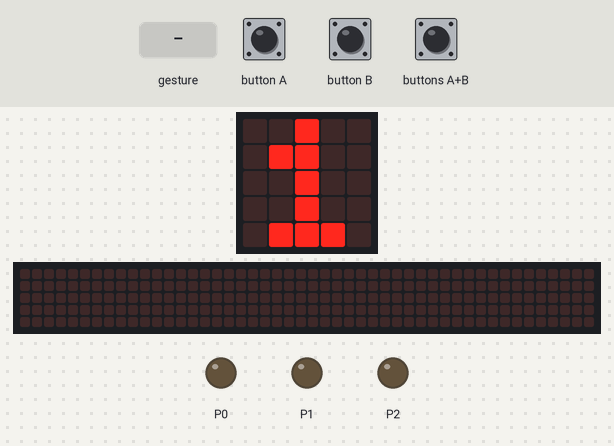
A program run on a simulated BBC micro:bit (MakeCode). Parts: the board's 5×5 LED display, a strip that is not on the board, showing the scrolling text unrolled, output pins drawn as LEDs (lit = HIGH). Dashed ring = blinking. The inputs (shaded band) are chosen by the test bench. A tilt is held for 1.5 s and a shake lasts 1 s, then the board lies face up again; the 48×5 strip is a reading aid, not a part: it shows the text the display is scrolling, unrolled, one strip-width of it at a time.

Above: at 1.8 s.
1.9 s: buttons A+B pressed for 0.15 s
At 3.5 s:
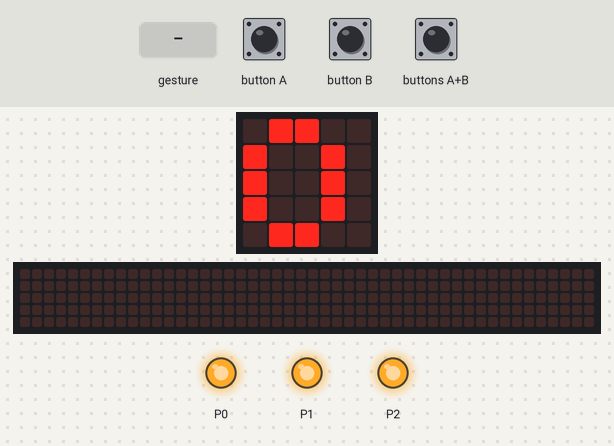
3.8 s: button A pressed for 0.15 s
4.5 s: buttons A+B pressed for 1 s
At 4.72 s:
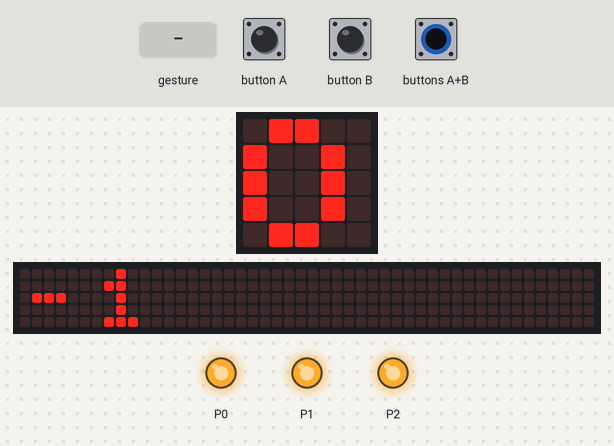
6.1 s: button B pressed for 0.15 s
6.8 s: gesture 'tilt left'
At 8.8 s:
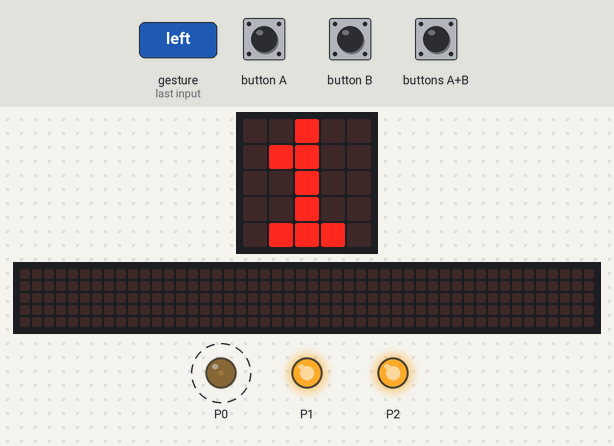
9.8 s: gesture 'tilt right'
Timing chart, 0 to 13.8 s (numbered marks = the images above; inputs shaded):
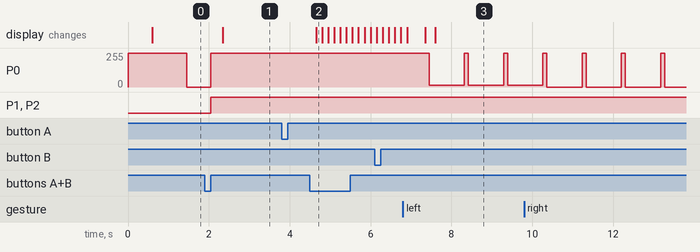

The program:

main.ts
```typescript
input.onGesture(Gesture.TiltLeft, function () {
    R_最小值表現 += 50
})
input.onButtonPressed(Button.A, function () {
    mode += -1
})
function blink () {
    R_光亮度 = 1023
    pins.analogWritePin(AnalogPin.P0, R_光亮度)
    basic.pause(100)
    pins.analogWritePin(AnalogPin.P0, R_最小值表現)
    basic.pause(100)
}
input.onButtonPressed(Button.AB, function () {
    mode = 0
    pins.analogWritePin(AnalogPin.P0, 1023)
    pins.analogWritePin(AnalogPin.P1, 1023)
    pins.analogWritePin(AnalogPin.P2, 1023)
})
input.onButtonPressed(Button.B, function () {
    mode += 1
})
input.onGesture(Gesture.TiltRight, function () {
    R_最小值表現 += -50
})
let R_光亮度 = 0
let R_最小值表現 = 0
let mode = 0
mode = 1
pins.analogWritePin(AnalogPin.P0, 1023)
basic.showIcon(IconNames.Heart)
basic.forever(function () {
    basic.showNumber(mode)
    if (mode == 1) {
        blink()
    }
})
```

test.ts
```typescript
// 在這裡測試；當此封包作為擴充功能時，將不會編譯此內容。
```

Measured:
- after the input at 1.9 s, P1, P2: LOW → HIGH after 0.15 s; the display: changes after 0.44 s (image 1)
- after the input at 3.8 s, every drawn part: stays the same
- by itself, P0: alternates 255/255 for 0.10 s and 0/255 for 0.87 s
